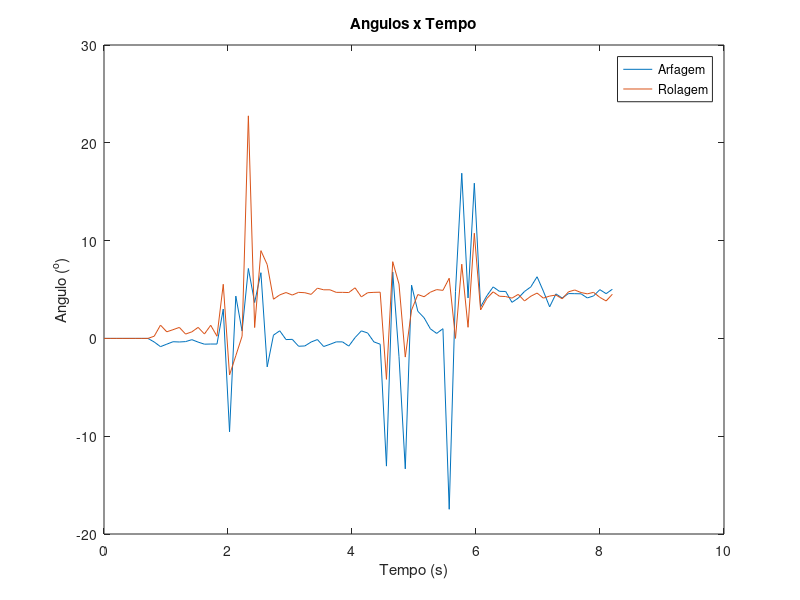
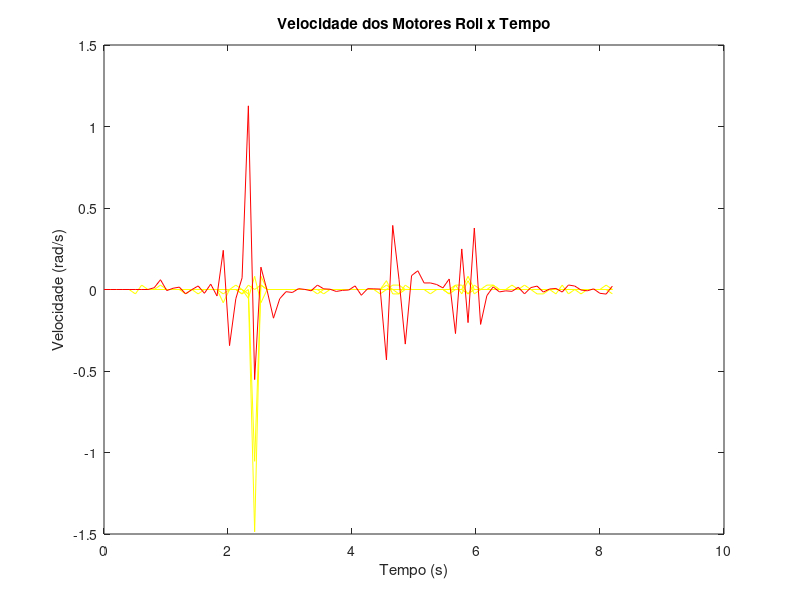
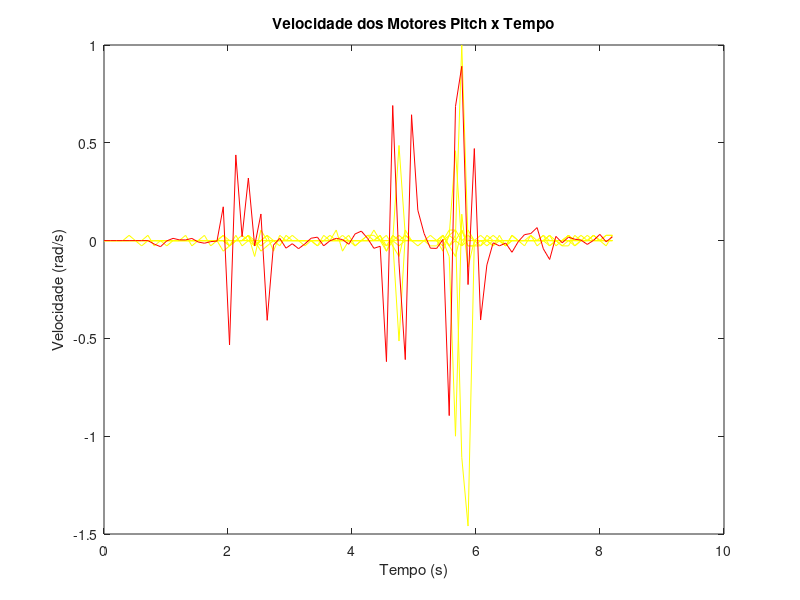
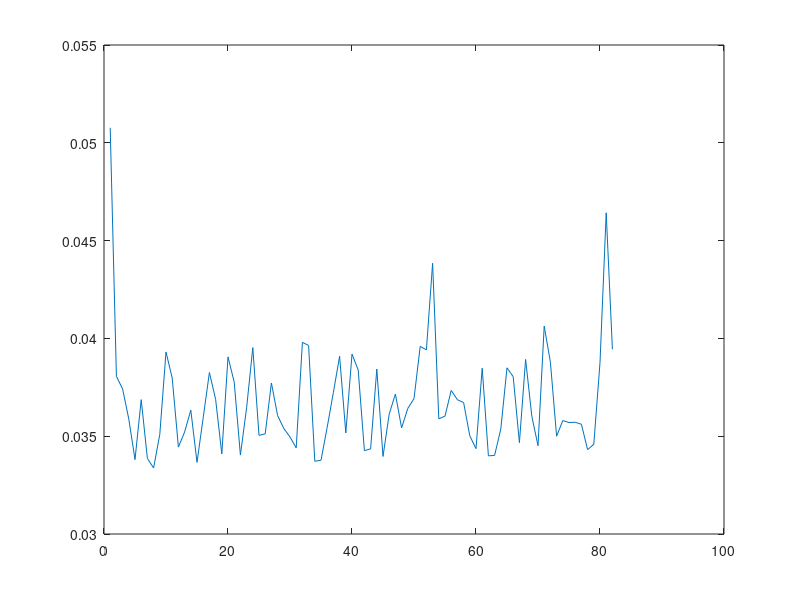

Recreate these plots in MATLAB, in order.
clear all
close all
load('data.mat');
size = num2str(pitch_angle_size-1);
eval(['pitch_angle' '=' 'pitch_angle_0_' num2str(size) ';']);
eval(['roll_angle' '=' 'roll_angle_0_' num2str(size) ';']);
eval(['pitch_speed' '=' 'pitch_speed_0_' num2str(size) ';']);
eval(['roll_speed' '=' 'roll_speed_0_' num2str(size) ';']);

tsim = length(pitch_angle)*0.1;
t = (0:length(pitch_angle)-1)*tsim/(length(pitch_angle)-1);

plot(t,pitch_angle);
hold on
plot(t,roll_angle);
legend('Arfagem','Rolagem');
title('Angulos x Tempo');
xlabel('Tempo (s)');
ylabel('Angulo (^o)');

figure

for i=1:12
if i == 1 || i == 4 || i == 7 || i == 10
size = num2str(v_motor1_size-1);
eval(['size' '=' 'num2str(v_motor' num2str(i) '_size -1);']);
eval(['v_motor' '=' 'v_motor' num2str(i) '_0_' num2str(size) ';']);
t = (0:length(v_motor)-1)*tsim/(length(v_motor)-1);
a=plot(t,v_motor);
set(a,'Color','yellow');
hold on
end
end
t = (0:length(pitch_angle)-1)*tsim/(length(pitch_angle)-1);
b=plot(t,roll_speed);
set(b,'Color','red');
title('Velocidade dos Motores Roll x Tempo');
xlabel('Tempo (s)');
ylabel('Velocidade (rad/s)');

figure

for i=1:12
if i == 2 || i == 3 || i == 5 || i == 6 || i == 8 || i == 9 || i == 11 || i == 12
size = num2str(v_motor1_size-1);
eval(['size' '=' 'num2str(v_motor' num2str(i) '_size -1);']);
eval(['v_motor' '=' 'v_motor' num2str(i) '_0_' num2str(size) ';']);
t = (0:length(v_motor)-1)*tsim/(length(v_motor)-1);
a=plot(t,v_motor);
set(a,'Color','yellow');
hold on
end
end
t = (0:length(pitch_angle)-1)*tsim/(length(pitch_angle)-1);
b=plot(t,pitch_speed);
set(b,'Color','red');
title('Velocidade dos Motores Pitch x Tempo');
xlabel('Tempo (s)');
ylabel('Velocidade (rad/s)');

size = num2str(T_size-1);
eval(['T' '=' 'T_0_' num2str(size) ';']);
media_tempo = mean(T)
figure
plot(T);